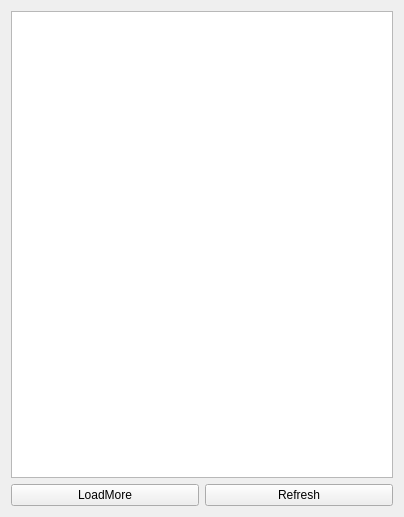
<?xml version="1.0" encoding="UTF-8"?>
<ui version="4.0">
 <class>YSMainView</class>
 <widget class="QWidget" name="YSMainView">
  <property name="geometry">
   <rect>
    <x>0</x>
    <y>0</y>
    <width>404</width>
    <height>517</height>
   </rect>
  </property>
  <property name="windowTitle">
   <string>Form</string>
  </property>
  <layout class="QGridLayout" name="gridLayout">
   <item row="0" column="0">
    <widget class="QWidget" name="rootView" native="true">
     <layout class="QGridLayout" name="gridLayout_2">
      <property name="leftMargin">
       <number>0</number>
      </property>
      <property name="topMargin">
       <number>0</number>
      </property>
      <property name="rightMargin">
       <number>0</number>
      </property>
      <property name="bottomMargin">
       <number>0</number>
      </property>
      <item row="0" column="0" colspan="2">
       <widget class="QListWidget" name="listWidget"/>
      </item>
      <item row="1" column="0">
       <widget class="QPushButton" name="loadMore">
        <property name="text">
         <string>LoadMore</string>
        </property>
       </widget>
      </item>
      <item row="1" column="1">
       <widget class="QPushButton" name="refresh">
        <property name="text">
         <string>Refresh</string>
        </property>
       </widget>
      </item>
     </layout>
    </widget>
   </item>
  </layout>
 </widget>
 <resources/>
 <connections/>
</ui>
